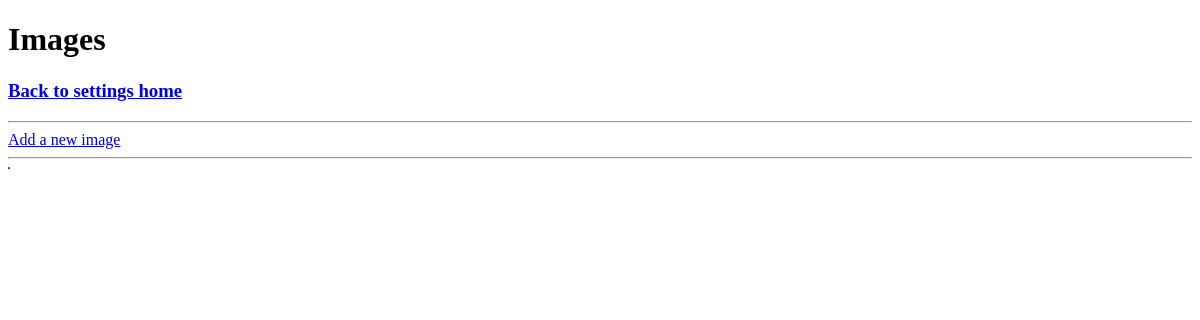
/settings/images, run on an earlier commit of the app's database.
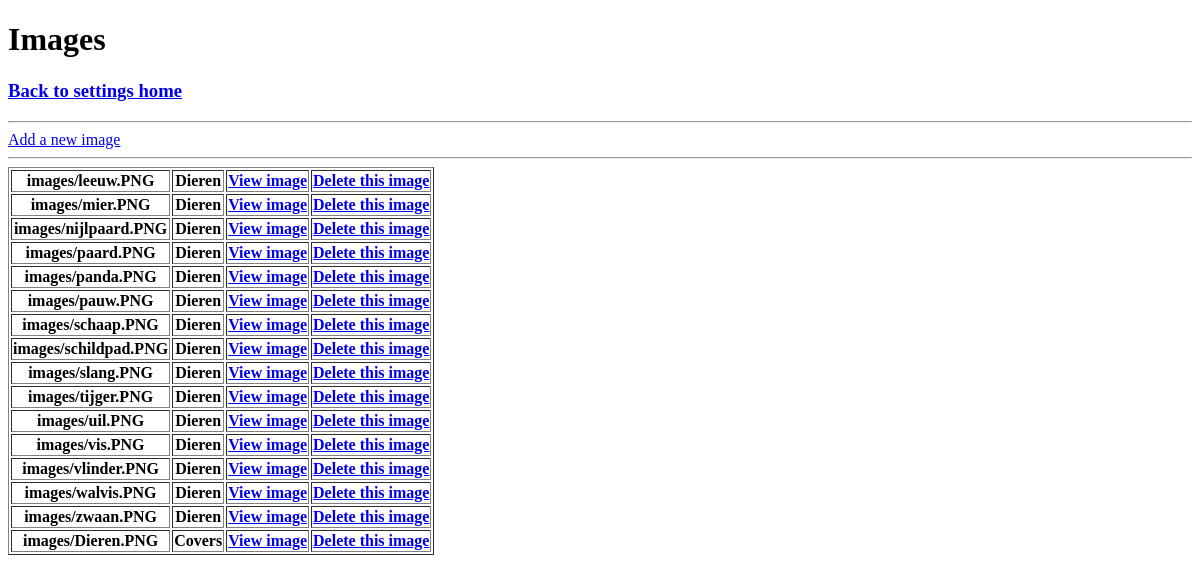
And on a later commit of the database.
### images/models.py (models this page shows)
class Image(models.Model):
    image = models.ImageField(upload_to="images")
    theme = models.ForeignKey(Theme, on_delete=models.CASCADE)

class Theme(models.Model):
    name = models.CharField(max_length=255)
    description = models.TextField(max_length=1000)

### images/views.py (the view)
# urls.py: path('images', views.images_index),
def images_index(request):
    images = Image.objects.all()
    return render(request, 'images_index.html', {'images': images})

### images/templates/images_index.html (shortened to what this page needs)
<!DOCTYPE html>
<html lang="en">
<head>
</head>
<body>
<h1>Images</h1>
<h3><a href="/settings">Back to settings home</a></h3>
<hr>
<a href="/settings/images/add">Add a new image</a>
<hr>
<table border="1">
    {% for image in images %}
        <tr>
            <th>{{ image.image.name }}</th>
            <th>{{ image.theme.name }}</th>
            <th><a href="{{ image.image.url }}">View image</a></th>
            <th><a href="/settings/images/delete/{{ image.id }}">Delete this image</a></th>
        </tr>
    {% endfor %}
</table>
</body>
</html>

What changed in the data, as far as the page shows it:
added Image: image.name "images/leeuw.PNG", theme.name "Dieren"
added Image: image.name "images/mier.PNG", theme.name "Dieren"
added Image: image.name "images/nijlpaard.PNG", theme.name "Dieren"
added Image: image.name "images/paard.PNG", theme.name "Dieren"
added Image: image.name "images/panda.PNG", theme.name "Dieren"
added Image: image.name "images/pauw.PNG", theme.name "Dieren"
added Image: image.name "images/schaap.PNG", theme.name "Dieren"
added Image: image.name "images/schildpad.PNG", theme.name "Dieren"
added Image: image.name "images/slang.PNG", theme.name "Dieren"
added Image: image.name "images/tijger.PNG", theme.name "Dieren"
added Image: image.name "images/uil.PNG", theme.name "Dieren"
added Image: image.name "images/vis.PNG", theme.name "Dieren"
added Image: image.name "images/vlinder.PNG", theme.name "Dieren"
added Image: image.name "images/walvis.PNG", theme.name "Dieren"
added Image: image.name "images/zwaan.PNG", theme.name "Dieren"
added Image: image.name "images/Dieren.PNG", theme.name "Covers"
